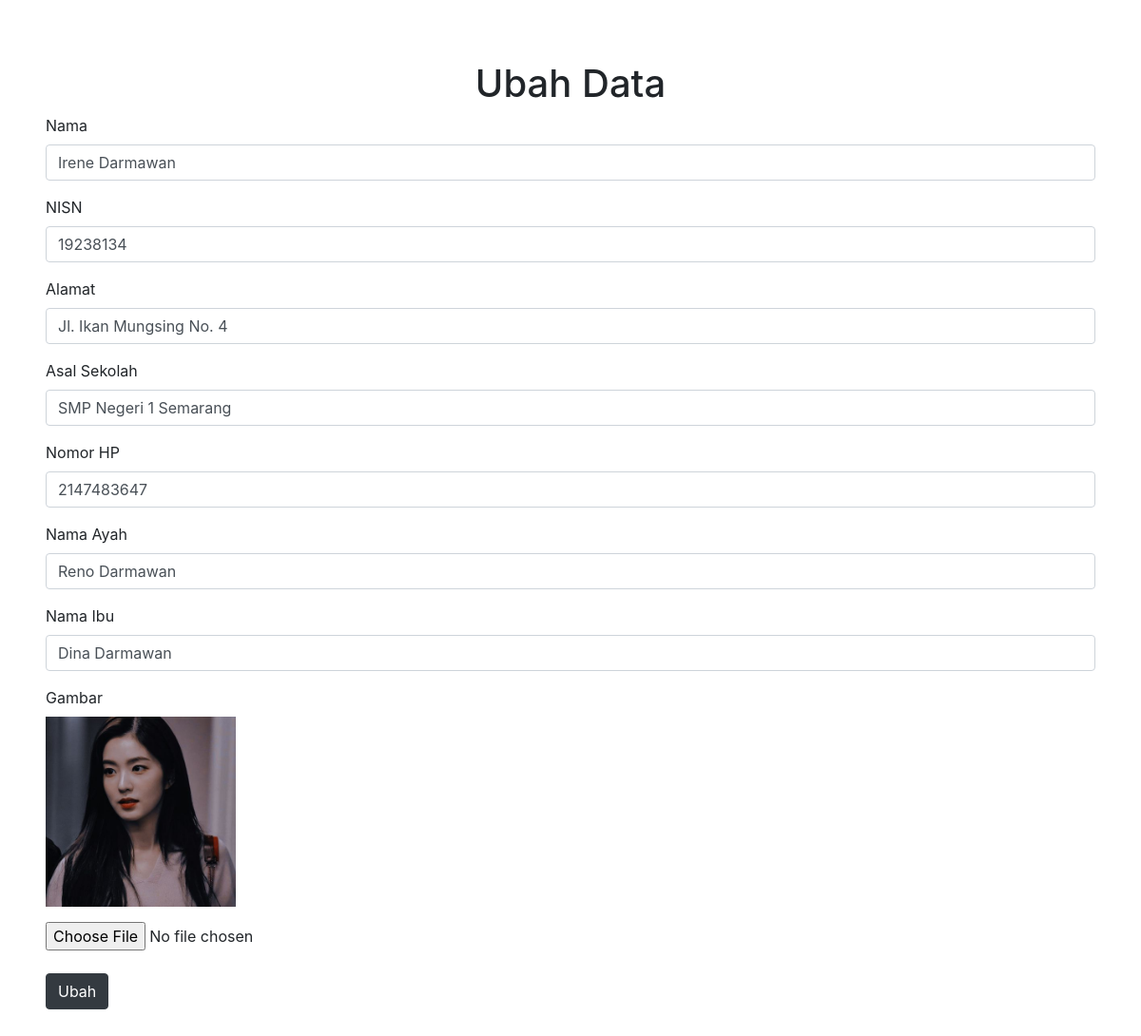
Page /admin/ubah.php?id=2 (signed in) on the committed database.
### tables this page shows
CREATE TABLE `siswa` (
  `id` int(11) NOT NULL,
  `nisn` int(11) NOT NULL,
  `gambar` varchar(100) NOT NULL,
  `nama` varchar(255) NOT NULL,
  `agama` varchar(15) NOT NULL,
  `alamat` varchar(100) NOT NULL,
  `asal_sekolah` varchar(100) NOT NULL,
  `no_hp` int(11) NOT NULL,
  `nama_ayah` varchar(255) NOT NULL,
  `nama_ibu` varchar(255) NOT NULL
);

### functions.php (called while the page is built, shortened)
<?php
$conn = mysqli_connect("localhost", "root", "", "pas");
function query($query) {
    global $conn;
    $result = mysqli_query($conn, $query);
    $rows = [];
    while ($row = mysqli_fetch_assoc($result)) {
        $rows[] = $row;
    }
    return $rows;
}
?>

### admin/ubah.php (the view, shortened to what this page needs)
<?php
require '../functions.php';
$id = $_GET['id'];
$result = query("SELECT * FROM siswa WHERE id = '$id'")[0];
?>
<!DOCTYPE html>
<html lang="en">
<head>
    <link rel="stylesheet" href="https://cdn.jsdelivr.net/npm/bootstrap@4.5.3/dist/css/bootstrap.min.css">
</head>
<body class="p-5">
    <h1 class="text-center mt-3">Ubah Data</h1>
    <form action="" method="post" enctype="multipart/form-data">
        <div class="form-group">
            <label for="nama">Nama</label>
            <input type="text" class="form-control" id="nama" aria-describedby="nama" name="nama" value="<?php echo $result['nama'] ?>" required>
        </div>
        <div class="form-group">
            <label for="nisn">NISN</label>
            <input type="number" class="form-control" id="nisn" name="nisn" value="<?php echo $result['nisn'] ?>" required>
        </div>
        <div class="form-group">
            <label for="alamat">Alamat</label>
            <input type="text" class="form-control" id="alamat" name="alamat" value="<?php echo $result['alamat'] ?>" required>
        </div>
        <div class="form-group">
            <label for="asal_sekolah">Asal Sekolah</label>
            <input type="text" class="form-control" id="asal_sekolah" name="asal_sekolah" value="<?php echo $result['asal_sekolah'] ?>" required>
        </div>
        <div class="form-group">
            <label for="no_hp">Nomor HP</label>
            <input type="number" class="form-control" id="no_hp" name="no_hp" value="<?php echo $result['no_hp'] ?>" required>
        </div>
        <div class="form-group">
            <label for="nama_ayah">Nama Ayah</label>
            <input type="text" class="form-control" id="nama_ayah" name="nama_ayah" value="<?php echo $result['nama_ayah'] ?>" required>
        </div>
        <div class="form-group">
            <label for="nama_ibu">Nama Ibu</label>
            <input type="text" class="form-control" id="nama_ibu" name="nama_ibu" value="<?php echo $result['nama_ibu'] ?>" required>
        </div>
        <div class="form-group">
            <label for="gambar">Gambar</label>
            <br>
            <img src="../images/<?php echo $result['gambar'] ?>" alt="Foto Siswa" width="200" class="mb-3">
            <input type="file" class="custom-file" id="gambar" name="gambar" required>
        </div>
        <button type="submit" class="btn btn-dark" name="submit">Ubah</button>
    </form>
</body>
</html>

### rows in the picture
siswa: nama "Irene Darmawan", nisn "19238134", alamat "Jl. Ikan Mungsing No. 4", asal_sekolah "SMP Negeri 1 Semarang", no_hp "2147483647", nama_ayah "Reno Darmawan", nama_ibu "Dina Darmawan", gambar (picture)
